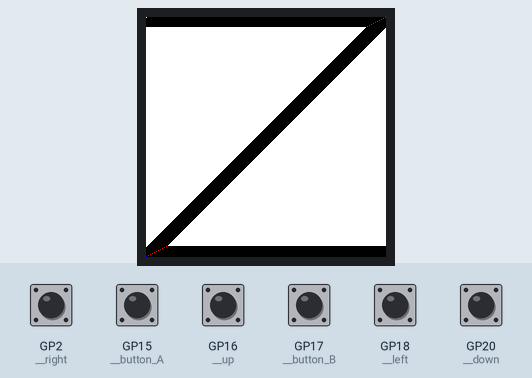
This program was run on a simulated Raspberry Pi Pico running MicroPython. On the bench: 240×240 colour display. The inputs (shaded band) are chosen by the test bench; at power-on: GP2 (__right), GP15 (__button_A), GP16 (__up), GP17 (__button_B), GP18 (__left), GP20 (__down) HIGH. Library files of the repository ran but are not shown: st7789.py.

Above: at 3.9 s.
At 8.1 s:
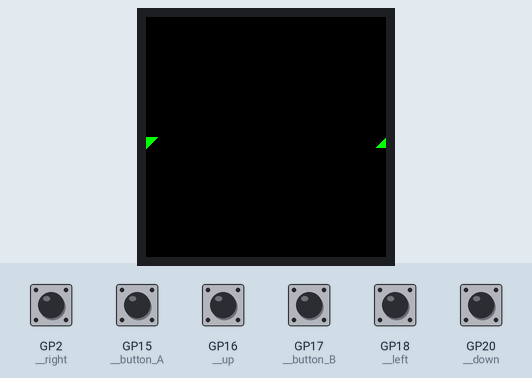
8.2 s: GP2 (__right) pulled LOW for 1 s
At 9.6 s:
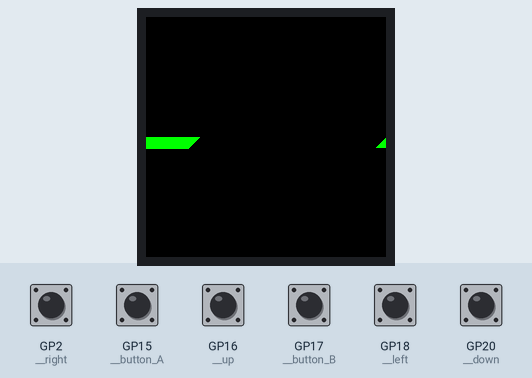
10.7 s: GP16 (__up) pulled LOW for 0.15 s
At 11.6 s:
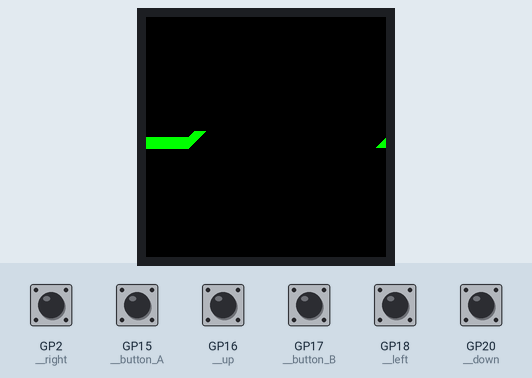
12.3 s: GP20 (__down) pulled LOW for 1 s
At 14.4 s:
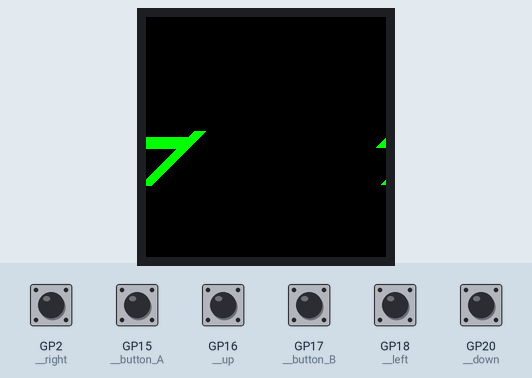
14.8 s: GP18 (__left) pulled LOW for 0.15 s
At 15.8 s:
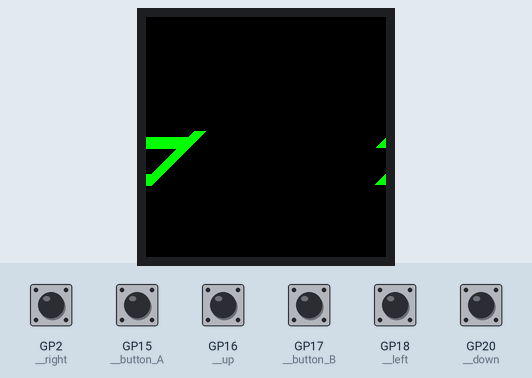
16.4 s: GP2 (__right) pulled LOW for 0.15 s
18.0 s: GP16 (__up) pulled LOW for 1 s
Timing chart, 0 to 21.0 s (numbered marks = the images above; inputs shaded):
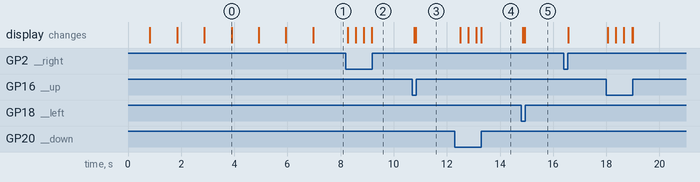

The program:

PicoGameBoy.py
```python
# PicoGameBoy.py by Vincent Mistler for YouMakeTech
# A class to easily write games for the Raspberry Pi Pico Game Boy
from machine import Pin, PWM
from framebuf import FrameBuffer, RGB565
from st7789 import ST7789
from time import sleep


class PicoGameBoy(ST7789):
    def __init__(self):
        self.__up = Pin(16, Pin.IN, Pin.PULL_UP)
        self.__down = Pin(20, Pin.IN, Pin.PULL_UP)
        self.__left = Pin(18, Pin.IN, Pin.PULL_UP)
        self.__right = Pin(2, Pin.IN, Pin.PULL_UP)
        self.__button_A = Pin(15, Pin.IN, Pin.PULL_UP)
        self.__button_B = Pin(17, Pin.IN, Pin.PULL_UP)
        self.__buzzer = PWM(Pin(3))
        super().__init__(width=240, height=240, id_=1, sck=10, mosi=11,
                         dc=8, rst=12, cs=9, bl=13, baudrate=62500000)

        self.__fb = []  # Array of FrameBuffer objects for sprites
        self.__w = []
        self.__h = []

    # center_text(s,color) displays a text in the middle of
    # the screen with the specified color
    def center_text(self, s, color=1):
        x = int(self.width / 2) - int(len(s) / 2 * 8)
        y = int(self.height / 2) - 8
        self.text(s, x, y, color)

    # center_text(s,color) displays a text in the right corner of
    # the screen with the specified color
    def top_right_corner_text(self, s, color=1):
        x = self.width - int(len(s) * 8)
        y = 0
        self.text(s, x, y, color)

    # add_sprite(buffer,w,h) creates a new sprite from framebuffer
    # with a width of w and a height of h
    # The first sprite is #0 and can be displayed by sprite(0,x,y)
    def add_sprite(self, buffer, w, h):
        fb = FrameBuffer(buffer, w, h, RGB565)
        self.__fb.append(fb)
        self.__w.append(w)
        self.__h.append(h)

    # add_rect_sprite(color,w,h) creates a new rectangular sprite
    # with the specified color, width and height
    def add_rect_sprite(self, color, w, h):
        buffer = bytearray(w * h * 2)  # 2 bytes per pixel
        # fill the buffer with the specified color
        lsb = (color & 0b0000000011111111)
        msb = (color & 0b1111111100000000) >> 8
        for i in range(0, w * h * 2, 2):
            buffer[i] = lsb
            buffer[i + 1] = msb
        fb = FrameBuffer(buffer, w, h, RGB565)
        self.__fb.append(fb)
        self.__w.append(w)
        self.__h.append(h)

    # sprite(n,x,y) displays the nth sprite at coordinates (x,y)
    # the sprite must be created first by method add_sprite
    def sprite(self, n, x, y):
        self.blit(self.__fb[n], x, y)

    # sprite_width(n) returns the width of the nth sprite in pixels
    def sprite_width(self, n):
        return self.__w[n]

    # sprite_height(n) returns the height of the nth sprite in pixels
    def sprite_height(self, n):
        return self.__h[n]

    # button_up() returns True when the player presses the up button
    def button_up(self):
        return self.__up.value() == 0

    # button_down() returns True when the player presses the down button
    def button_down(self):
        return self.__down.value() == 0

    # button_left() returns True when the player presses the left button
    def button_left(self):
        return self.__left.value() == 0

    # button_right() returns True when the player presses the right button
    def button_right(self):
        return self.__right.value() == 0

    # button_A() returns True when the player presses the A button
    def button_A(self):
        return self.__button_A.value() == 0

    # button_B() returns True when the player presses the B button
    def button_B(self):
        return self.__button_B.value() == 0

    # any_button() returns True if any button is pressed
    def any_button(self):
        button_pressed = False
        if self.button_up():
            button_pressed = True
        if self.button_down():
            button_pressed = True
        if self.button_left():
            button_pressed = True
        if self.button_right():
            button_pressed = True
        if self.button_A():
            button_pressed = True
        if self.button_B():
            button_pressed = True
        return button_pressed

    # sound(freq) makes a sound at the selected frequency in Hz
    # call sound(0) to stop playing the sound
    def sound(self, freq, duty_u16=2000):
        if freq > 0:
            self.__buzzer.freq(freq)
            self.__buzzer.duty_u16(duty_u16)
        else:
            self.__buzzer.duty_u16(0)


if __name__ == "__main__":
    pgb = PicoGameBoy()

    # Colors (RGB)
    # Note that color is a static method and can be called
    # without creating an object (PicoGameBoy.color instead of pgb.color)
    BLACK = PicoGameBoy.color(0, 0, 0)
    WHITE = PicoGameBoy.color(255, 255, 255)
    RED = PicoGameBoy.color(255, 0, 0)
    GREEN = PicoGameBoy.color(0, 255, 0)
    BLUE = PicoGameBoy.color(0, 0, 255)

    # PicoGameBoy inherits all methods from the FrameBuffer class
    # see https://docs.micropython.org/en/latest/library/framebuf.html

    pgb.fill(BLACK)

    # The Raspberry Pi Pico GameBoy uses a framebuffer
    # The framebuffer is only transfered to the actual screen and become visible
    # when calling show()
    pgb.show()

    # Drawing primitive shapes
    # The screen resolution is 240x240 pixels but Python like many programming
    # languages starts counting from zero, not one.
    # The top left corner is (0,0) and bottom right is (239,239)
    pgb.pixel(0, 0, WHITE)
    pgb.pixel(239, 239, BLUE)
    pgb.show()
    sleep(1)

    pgb.line(0, 239, 239, 0, RED)
    pgb.show()
    sleep(1)

    pgb.rect(10, 10, 220, 220, WHITE)
    pgb.show()
    sleep(1)

    pgb.fill_rect(10, 10, 220, 220, WHITE)
    pgb.show()
    sleep(1)

    # text
    pgb.fill(BLACK)
    pgb.text('Hello from Pi Pico GameBoy!', 0, 0, GREEN)
    pgb.show()
    sleep(1)

    pgb.center_text('GAME OVER', WHITE)
    pgb.show()
    sleep(1)

    # sprites
    x = 120
    y = 120
    pgb.fill(BLACK)
    pgb.add_rect_sprite(GREEN, 12, 12)  # Create sprite #0
    while True:
        pgb.sprite(0, x, y)
        pgb.show()
        while not pgb.any_button():
            sleep(0.020)
        if pgb.button_right():
            x = x + 1
        elif pgb.button_left():
            x = x - 1
        elif pgb.button_up():
            y = y - 1
        elif pgb.button_down():
            y = y + 1
```

Measured:
- after the input at 8.2 s, the display: first changes after 0.07 s (image 2 shows a later state)
- after the input at 10.7 s, the display: first changes after 0.06 s (image 3 shows a later state)
- after the input at 12.3 s, the display: first changes after 0.20 s (image 4 shows a later state)
- after the input at 14.8 s, the display: first changes after 0.06 s (image 5 shows a later state)
- what the display in image 0 shows lasts 1.0 s, from 3.9 s to 4.9 s
